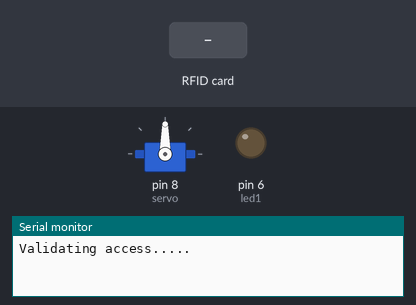
Bench run of a sketch on a simulated Arduino Uno, built with avr-gcc and run on an emulated ATmega328P. Parts: servo, output pins drawn as LEDs (lit = HIGH), the last lines printed to the serial monitor. The test bench sets the inputs (shaded band). Pins used as bus, display or sensor lines are not drawn.

Above: at 1.2 s.
1.3 s: RFID card 29 9C 04 B3 held to the reader
At 1.78 s:
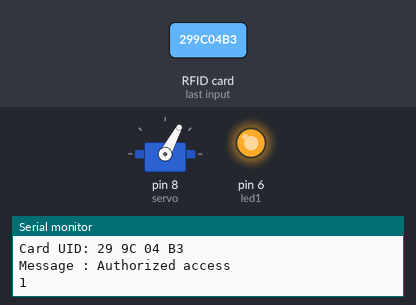
At 3.5 s:
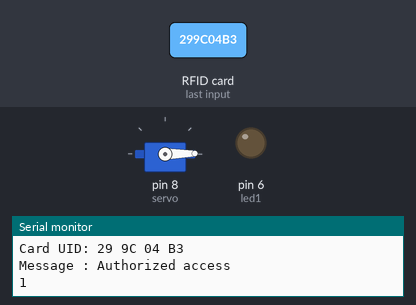
4.3 s: RFID card CA 73 F4 81 held to the reader
At 6.5 s:
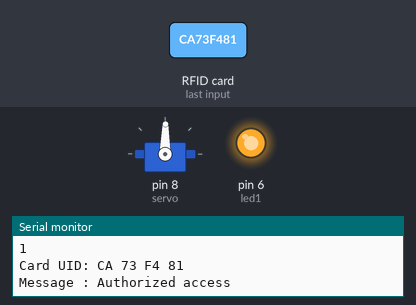
Timing chart, 0 to 10.2 s (numbered marks = the images above; inputs shaded):
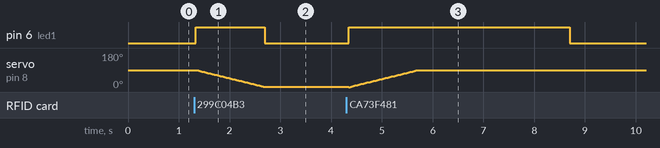

Measured:
- after the input at 1.3 s, pin 6 (led1): LOW → HIGH at once, → LOW 1.4 s later; servo on pin 8 (servo): moves from 90° to 1° over 1.3 s, starting after 0.06 s
- after the input at 4.3 s, pin 6 (led1): LOW → HIGH after 0.05 s, → LOW 4.4 s later

The sketch:

RFID_EXAMPLE.ino
```cpp
#include <Servo.h>
#include <MFRC522.h>
#include <SPI.h>
Servo servo;
constexpr uint8_t RST_PIN = 9;
constexpr uint8_t SS_PIN = 10;

// light
int led1 = 6;

// for RFID Reader
MFRC522 mfrc522(SS_PIN, RST_PIN);
MFRC522::MIFARE_Key key;
int angle = 90;
int count;
void setup() {;
  pinMode(led1, OUTPUT);
  servo.attach(8);
  servo.write(angle);
  Serial.begin(9600);  // Initialize serial communications with the PC
  while (!Serial);     // Do nothing if no serial port is opened (added for Arduinos based on ATMEGA32U4)
  SPI.begin();         // Init SPI bus
  mfrc522.PCD_Init();  // Init MFRC522 card
  Serial.println("Validating access.....");
}
//End Setup__________________________________________________________

void loop() {
  digitalWrite(led1, LOW);
  // Look for new cards, and select one if present
  if ( ! mfrc522.PICC_IsNewCardPresent() || ! mfrc522.PICC_ReadCardSerial() ) {
    delay(50);
    return;
  }
  //__________________________________________________________
  // Dump UID
  String content= "";
  byte letter;
  Serial.print(F("Card UID:"));
  for (byte i = 0; i < mfrc522.uid.size; i++) {
    Serial.print(mfrc522.uid.uidByte[i] < 0x10 ? " 0" : " ");
    Serial.print(mfrc522.uid.uidByte[i], HEX);
    content.concat(String(mfrc522.uid.uidByte[i] < 0x10 ? " 0" : " "));
    content.concat(String(mfrc522.uid.uidByte[i], HEX));
  }
  Serial.println();
  Serial.print("Message : ");
  content.toUpperCase();

  // check card _____________change here for UID of the card/cards_________________________
  if (content.substring(1) == "29 9C 04 B3" || content.substring(1) == "CA 73 F4 81") {
  //_______________________________________________________________________________________
    Serial.println("Authorized access");
    Serial.println();
    // scan from 0 to 180 degrees
    //__________________________________________________________
    if(count == 0) {
      digitalWrite(led1, HIGH);
      count = count + 1;
      Serial.println(count);
      for(angle = 90; angle > 0; angle--)  {
        servo.write(angle);
        delay(15);
      }
      return;
    }
    if(count == 1){
      digitalWrite(led1, HIGH);
      count = 0;
      // now scan back from 180 to 0 degrees
      for(angle = 0; angle < 90; angle++)    {
        servo.write(angle);
        delay(15);
      }
    }

  }
 // if not card_______________________________________________________________________________________
 else   {
    Serial.println(" Access denied");
    delay(3000);
  }
 delay(3000);
}
//End Loop _______________________________________________________________________________________
```
